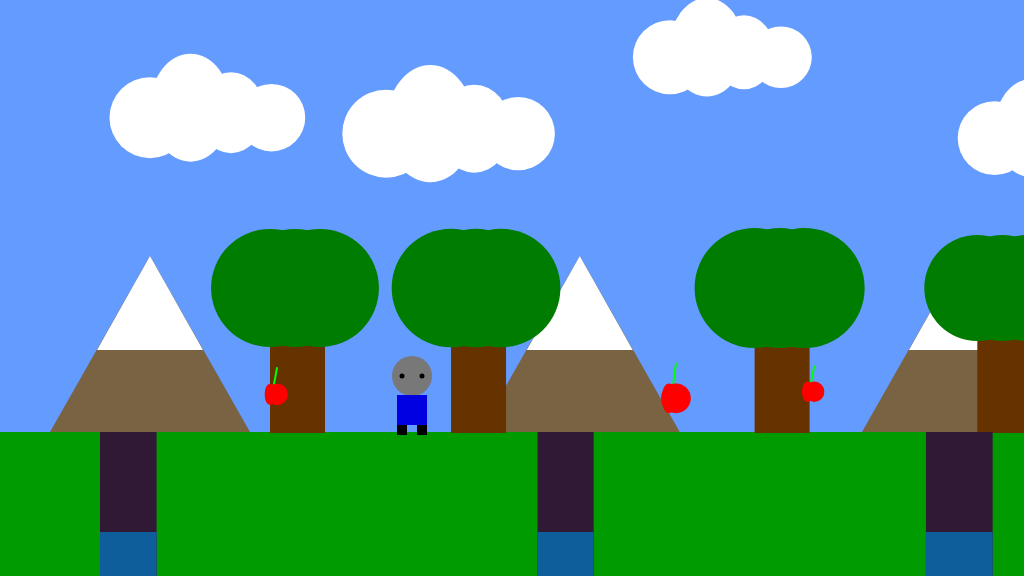
Frame 1 (no input)
Frame 60 (no input): identical to frame 1, image omitted
Frame 120 (the mouse pressed at the canvas centre since frame 60): identical to frame 1, image omitted

The p5.js sketch that drew this single still picture (run headless with seeded random() and noise() and a simulated clock; from frame 60 on, the mouse is pressed at the canvas centre):

// p5.js sketch
// ── sketch.js
/*

The Game Project 5 - Bring it all together

*/

var gameChar_x;
var gameChar_y;
var floorPos_y;
var scrollPos;
var gameChar_world_x;

var isLeft;
var isRight;
var isFalling;
var isPlummeting;

var clouds;
var mountains;
var trees;
var canyons;
var collectables;

///variables for anchoring the first position of each object
var tressAnchorX = 270;
var cloudAnchorX = 150;
var mountainAnchorX = 150;
var canyonAnchorX = 100;
var collactableAnchorX = 270;

function setup() {
	createCanvas(1024, 576);
	floorPos_y = height * 3 / 4;
	gameChar_x = width / 2 - 100;
	gameChar_y = floorPos_y;

	// Variable to control the background scrolling.
	scrollPos = 0;

	// Variable to store the real position of the gameChar in the game
	// world. Needed for collision detection.
	gameChar_world_x = gameChar_x - scrollPos;

	// Boolean variables to control the movement of the game character.
	isLeft = false;
	isRight = false;
	isFalling = false;
	isPlummeting = false;

	// Initialise arrays of scenery objects.
	trees = [
		{
			posX: tressAnchorX,
			size: random(100, 125)
		},
		{
			posX: tressAnchorX + random(150, 300),
			size: random(100, 125)
		},
		{
			posX: tressAnchorX + random(450, 550),
			size: random(100, 125)
		},
		{
			posX: tressAnchorX + random(650, 843),
			size: random(100, 125)
		},
		{
			posX: tressAnchorX + random(1000, 1208),
			size: random(100, 125)
		},
		{
			posX: tressAnchorX + random(1300, 1408),
			size: random(100, 125)
		},
		{
			posX: tressAnchorX + random(1450, 1609),
			size: random(100, 125)
		},
		{
			posX: tressAnchorX + random(1780, 1890),
			size: random(100, 125)
		},
	];

	clouds = [
		{
			posX: cloudAnchorX,
			posY: random(50, 150),
			scale: random(1.0, 1.5)
		},
		{
			posX: cloudAnchorX + random(230, 321),
			posY: random(50, 150),
			scale: random(1.0, 1.5)
		},
		{
			posX: cloudAnchorX + random(470, 623),
			posY: random(50, 150),
			scale: random(1.0, 1.5)
		},
		{
			posX: cloudAnchorX + random(740, 882),
			posY: random(50, 150),
			scale: random(1.0, 1.5)
		},
		{
			posX: cloudAnchorX + random(1040, 1324),
			posY: random(50, 150),
			scale: random(1.0, 1.5)
		},
		{
			posX: cloudAnchorX + random(1350, 1643),
			posY: random(50, 150),
			scale: random(1.0, 1.5)
		},
		{
			posX: cloudAnchorX + random(1770, 1924),
			posY: random(50, 150),
			scale: random(1.0, 1.5)
		},

	];

	mountains = [
		{
			posX: mountainAnchorX,
			posY: 256
		},
		{
			posX: mountainAnchorX + random(400, 500),
			posY: 256
		},
		{
			posX: mountainAnchorX + random(700, 880),
			posY: 256
		},
		{
			posX: mountainAnchorX + random(1080, 1450),
			posY: 256
		},
		{
			posX: mountainAnchorX + random(1580, 1750),
			posY: 256
		},
		{
			posX: mountainAnchorX + random(2080, 2380),
			posY: 256
		}
	]

	canyons = [
		{
			posX: canyonAnchorX,
			width: random(50, 100)
		},
		{
			posX: canyonAnchorX + random(340, 450),
			width: random(50, 100)
		},
		{
			posX: canyonAnchorX + random(770, 860),
			width: random(50, 100)
		},
		{
			posX: canyonAnchorX + random(1270, 1400),
			width: random(50, 100)
		},
		{
			posX: canyonAnchorX + random(1670, 1780),
			width: random(50, 100)
		},
		{
			posX: canyonAnchorX + random(2170, 2300),
			width: random(50, 100)
		},

	];

	collectables = [
		{
			posX: collactableAnchorX,
			posY: random(floorPos_y - 10, floorPos_y - 50),
			size: random(20, 30), isFound: false
		},
		{
			posX: collactableAnchorX + random(300, 400),
			posY: random(floorPos_y - 10, floorPos_y - 50),
			size: random(20, 30), isFound: false
		},
		{
			posX: collactableAnchorX + random(480, 610),
			posY: random(floorPos_y - 10, floorPos_y - 50),
			size: random(20, 30), isFound: false
		},
		{
			posX: collactableAnchorX + random(1050, 1321),
			posY: random(floorPos_y - 10, floorPos_y - 50),
			size: random(20, 30), isFound: false
		},
		{
			posX: collactableAnchorX + random(1550, 1690),
			posY: random(floorPos_y - 10, floorPos_y - 50),
			size: random(20, 30), isFound: false
		},
		{
			posX: collactableAnchorX + random(1670, 1790),
			posY: random(floorPos_y - 10, floorPos_y - 50),
			size: random(20, 30), isFound: false
		},
	];
}
function draw() {
	background(100, 155, 255); // fill the sky blue

	noStroke();
	fill(0, 155, 0);
	rect(0, floorPos_y, width, height / 4); // draw some green ground

	push();
	translate(scrollPos, 0);

	drawMountain();// Draw mountains.
	drawTree();// Draw trees.
	drawCloud();// Draw clouds.
	for (var i = 0; i < canyons.length; i++) 
	{
		drawCanyon(canyons[i]);// Draw canyons
	}
	for (var i = 0; i < collectables.length; i++) 
	{
		if (collectables[i].isFound == false)
		{
			drawCollectable(collectables[i]);// Draw collectable items
		}
	}

	pop();

	// Draw game character.
	drawGameChar();

	//Logic for canyon and collectable
	for (var i = 0; i < canyons.length; i++) {
		checkCanyon(canyons[i])
	}

	for (var i = 0; i < collectables.length; i++) {
		checkCollectable(collectables[i])
	}

	// Logic to make the game character move or the background scroll.
	if (isLeft) 
	{
		if (gameChar_x > width * 0.2) 
		{
			gameChar_x -= 5;
		}
		else 
		{
			scrollPos += 5;
		}
	}

	if (isRight) 
	{
		if (gameChar_x < width * 0.8) 
		{
			gameChar_x += 5;
		}
		else 
		{
			scrollPos -= 5; // negative for moving against the background
		}
	}

	// Logic to make the game character rise and fall.
	if (isPlummeting)
	{
		gameChar_y += 3;
	}
	if (isFalling == true) 
	{
		if (gameChar_y == floorPos_y) 
		{
			gameChar_y = floorPos_y - 100;
		}
		if (gameChar_y < floorPos_y) 
		{
			gameChar_y += 1.25;
		}
	}
	if (gameChar_y < floorPos_y) 
	{
		isFalling = true;
	}
	else 
	{
		isFalling = false;
	}


	// Update real position of gameChar for collision detection.
	gameChar_world_x = gameChar_x - scrollPos;
}


// ---------------------
// Key control functions
// ---------------------

function keyPressed() {

	// if statements to control the animation of the character when
	// keys are pressed.

	if (keyCode == "39") 
	{
		isRight = true;
	}

	if (keyCode == "37")
	{
		isLeft = true;
	}

	if (keyCode == "38") 
	{
		isFalling = true;
	}

}

function keyReleased() {

	// if statements to control the animation of the character when
	// keys are released.

	if (keyCode == "39") 
	{
		isRight = false;
	}

	if (keyCode == "37") 
	{
		isLeft = false;
	}

	if (keyCode == "38") 
	{
		isFalling = false;
	}
}

// GameCharacter is in gameCharacter.js.
// Background render functions are in backgroundScenery.js.

// Function to draw collectable objects is in backgroundScenery.js.
// Function to draw canyon objects is in backgroundScenery.js.

// Function to check character has collected an item is in checkItemandCanyon.
// Function to check character is over a canyon is in checkItemandCanyon.



// ── backgroundScenery.js
function drawTree() {
	//draws multiple trees.
	for (var i = 0; i < trees.length; i++) 
	{
		fill(102, 51, 0);
		rect(trees[i].posX,floorPos_y - height / 4,55, 145);//trunk

		fill(0, 125, 0);
		ellipse(trees[i].posX,floorPos_y - height / 4,trees[i].size);
		ellipse(trees[i].posX + 25,floorPos_y - height / 4,trees[i].size);
		ellipse(trees[i].posX + 50,floorPos_y - height / 4,trees[i].size);
	}
}

////////////CLOUND FUNCTION////////////////
function drawCloud() {
	//draws multiple clouds
	for (var i = 0; i < clouds.length; i++) 
	{
		noStroke();
		fill(255);
		ellipse(
			clouds[i].posX,clouds[i].posY,60 * clouds[i].scale
		);
		ellipse(
			clouds[i].posX + 30 * clouds[i].scale,clouds[i].posY - 10,
			60 * clouds[i].scale,80 * clouds[i].scale
		);
		ellipse(
			clouds[i].posX + 60 * clouds[i].scale,clouds[i].posY - 5,
			50 * clouds[i].scale,60 * clouds[i].scale
		);
		ellipse(
			clouds[i].posX + 90 * clouds[i].scale,
			clouds[i].posY,50 * clouds[i].scale
		);
	}
}

/////////////MOUNTAIN FUNCTION///////////
function drawMountain() {
	//draws multiple mountain.   
	for (var i = 0; i < mountains.length; i++) 
	{
		noStroke();
		fill(121, 99, 66);
		triangle(
			mountains[i].posX, mountains[i].posY,
			mountains[i].posX - 100, mountains[i].posY + 176,
			mountains[i].posX + 100, mountains[i].posY + 176
		);
		fill(255);
		triangle(
			mountains[i].posX, mountains[i].posY,
			mountains[i].posX - 53, mountains[i].posY + 94,
			mountains[i].posX + 53, mountains[i].posY + 94
		);
	}
}





// ---------------------------------
// Canyon render and check functions
// ---------------------------------

// Function to draw canyon objects.

function drawCanyon(t_canyon) {

	//draws multiple  canyon.
	noStroke();
	fill(48, 25, 52);
	rect(t_canyon.posX, floorPos_y, t_canyon.width, 200);
	fill(15, 94, 156);
	rect(t_canyon.posX, floorPos_y + 100, t_canyon.width, 100);

}

function drawCollectable(t_collectable) {

	//draws multiple collectable.
	strokeWeight(2);
	stroke(0, 255, 0);
	line(
		t_collectable.posX + 3, t_collectable.posY,
		t_collectable.posX + 7, t_collectable.posY - t_collectable.size
	);
	noStroke();
	fill(255, 0, 0);
	ellipse(
			t_collectable.posX, t_collectable.posY + 5,
			t_collectable.size / 2, t_collectable.size
		);
	ellipse(
			t_collectable.posX + 7, t_collectable.posY + 5,
			t_collectable.size, t_collectable.size
		);


}
// ── checkItemandCanyon.js
function checkCanyon(t_canyon) 
{
	if (gameChar_world_x > t_canyon.posX + 10 &&
		gameChar_world_x < t_canyon.posX + t_canyon.width && 
		gameChar_y > floorPos_y - 10) 
	{
		isPlummeting = true;
	}
}
function checkCollectable(t_collectable) 
{
	if (dist(t_collectable.posX, t_collectable.posY,
		 	 gameChar_world_x, gameChar_y) < 35) 
	{
		t_collectable.isFound = true;
	}
	
}
// ── gameCharcter.js
function drawGameChar() {
	//the game character
	if (isLeft && isFalling) 
	{
		// add your jumping-left code
		fill(120, 120, 120);
		ellipse(gameChar_x, gameChar_y - 56, 30);

		fill(0);
		ellipse(gameChar_x - 10, gameChar_y - 55, 5);

		fill(0, 0, 225);
		rect(gameChar_x - 8, gameChar_y - 43, 15, 25);


		strokeWeight(5);
		stroke(1);
		line(gameChar_x - 10, gameChar_y - 5, gameChar_x - 5, gameChar_y - 18);//leg
		line(gameChar_x + 3, gameChar_y - 18, gameChar_x + 10, gameChar_y - 5);//leg

		line(gameChar_x - 5, gameChar_y - 35, gameChar_x - 20, gameChar_y - 45);//arm
		line(gameChar_x + 20, gameChar_y - 25, gameChar_x + 8, gameChar_y - 35);//arm
		strokeWeight(1);

	}
	else if (isRight && isFalling) 
	{
		// add your jumping-right code
		fill(120, 120, 120);
		ellipse(gameChar_x, gameChar_y - 56, 30);

		fill(0);
		ellipse(gameChar_x + 10, gameChar_y - 55, 5);

		fill(0, 0, 225);
		rect(gameChar_x - 8, gameChar_y - 43, 15, 25);


		strokeWeight(5);
		stroke(1);
		line(gameChar_x - 10, gameChar_y - 5, gameChar_x - 5, gameChar_y - 18);//leg
		line(gameChar_x + 3, gameChar_y - 18, gameChar_x + 10, gameChar_y - 5);//leg

		line(gameChar_x, gameChar_y - 35, gameChar_x + 20, gameChar_y - 45);//arm
		line(gameChar_x - 20, gameChar_y - 25, gameChar_x - 10, gameChar_y - 35);//arm
		strokeWeight(1);

	}
	else if (isLeft) 
	{
		// add your walking left code


		fill(120, 120, 120);
		ellipse(gameChar_x, gameChar_y - 56, 35);

		fill(0);
		ellipse(gameChar_x - 10, gameChar_y - 55, 5);

		fill(0, 0, 225);
		rect(gameChar_x - 10, gameChar_y - 40, 20, 30);


		strokeWeight(5);
		stroke(1);
		line(gameChar_x - 10, gameChar_y, gameChar_x - 5, gameChar_y - 10);//leg
		line(gameChar_x + 5, gameChar_y - 10, gameChar_x + 10, gameChar_y);//leg

		line(gameChar_x + 10, gameChar_y - 33, gameChar_x + 23, gameChar_y - 25);//arm
		line(gameChar_x - 23, gameChar_y - 25, gameChar_x - 5, gameChar_y - 35);//arm
		strokeWeight(1);

	}
	else if (isRight) 
	{
		// add your walking right code

		fill(120, 120, 120);
		ellipse(gameChar_x, gameChar_y - 56, 35);

		fill(0);
		ellipse(gameChar_x + 10, gameChar_y - 55, 5);

		fill(0, 0, 225);
		rect(gameChar_x - 10, gameChar_y - 40, 20, 30);


		strokeWeight(5);
		stroke(1);
		line(gameChar_x - 10, gameChar_y, gameChar_x - 5, gameChar_y - 10);//leg
		line(gameChar_x + 5, gameChar_y - 10, gameChar_x + 10, gameChar_y);//leg

		line(gameChar_x + 5, gameChar_y - 33, gameChar_x + 23, gameChar_y - 25);//arm
		line(gameChar_x - 23, gameChar_y - 25, gameChar_x - 12, gameChar_y - 35);//arm
		strokeWeight(1);

	}
	else if (isFalling || isPlummeting) 
	{
		// add your jumping facing forwards code
		fill(120, 120, 120);
		ellipse(gameChar_x, gameChar_y - 55, 30);
		fill(0);
		fill(0);
		ellipse(gameChar_x - 7, gameChar_y - 56, 3);
		ellipse(gameChar_x + 7, gameChar_y - 56, 3);

		fill(0, 0, 225);
		rect(gameChar_x - 10, gameChar_y - 40, 20, 25);

		fill(0);
		rect(gameChar_x - 11, gameChar_y - 15, 10, 10);
		rect(gameChar_x + 1, gameChar_y - 15, 10, 10);

		strokeWeight(5);
		stroke(1);
		line(gameChar_x + 10, gameChar_y - 35, gameChar_x + 23, gameChar_y - 50);
		line(gameChar_x - 23, gameChar_y - 50, gameChar_x - 11, gameChar_y - 35);
		strokeWeight(1);

	}
	else 
	{
		// add your standing front facing code
		fill(120, 120, 120);
		ellipse(gameChar_x, gameChar_y - 56, 40);
		fill(0);
		ellipse(gameChar_x - 10, gameChar_y - 56, 5);
		ellipse(gameChar_x + 10, gameChar_y - 56, 5);

		fill(0, 0, 225);
		rect(gameChar_x - 15, gameChar_y - 37, 30, 30);

		fill(0);
		rect(gameChar_x - 15, gameChar_y - 7, 10, 10);
		rect(gameChar_x + 5, gameChar_y - 7, 10, 10);

	}
}
